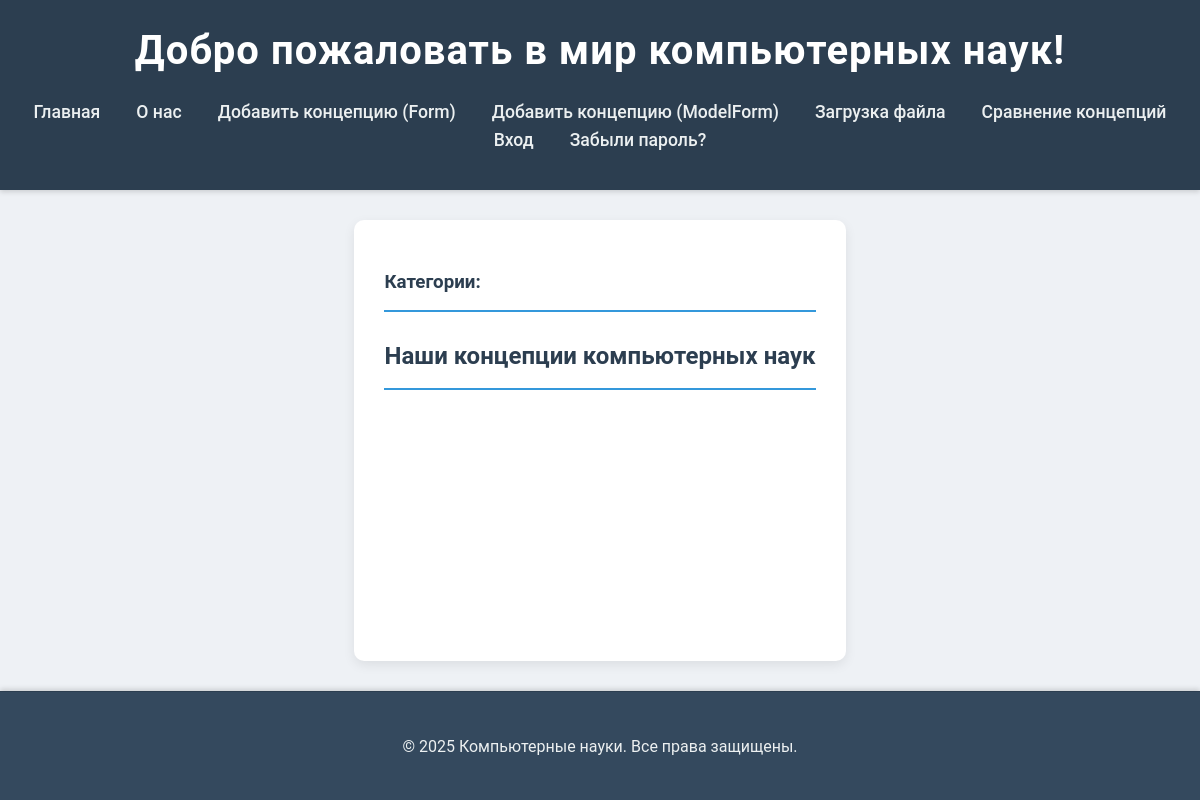
The app's page /, older data.
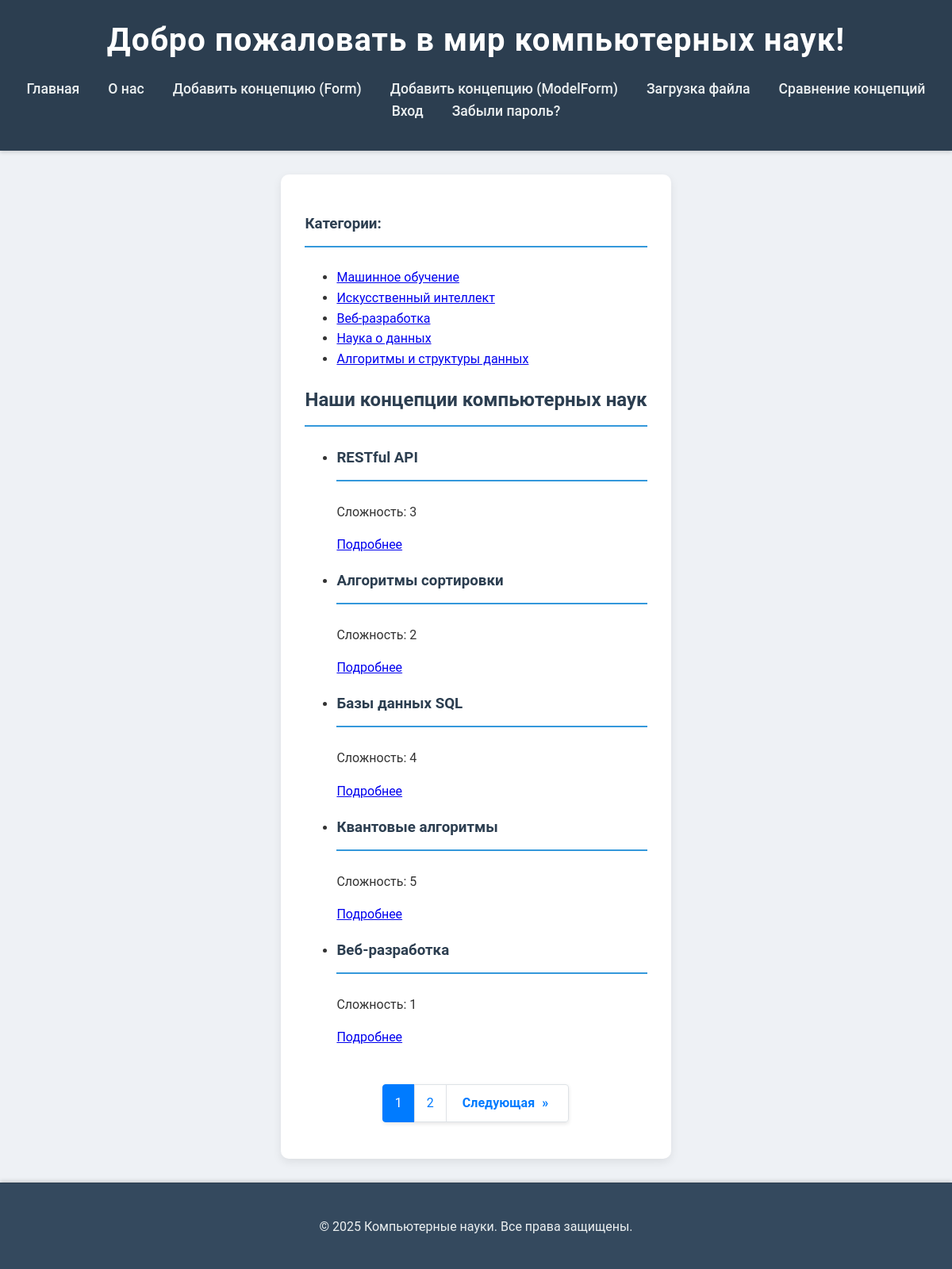
The same page, newer data.
### cs/models.py (models this page shows, shortened)
class FieldOfStudy(models.Model):
    name = models.CharField(max_length=255, verbose_name="Область науки")
    slug = models.SlugField(max_length=255, unique=True, db_index=True, verbose_name="URL")
    description = models.TextField(blank=True, verbose_name="Описание области")
    class Meta:
        verbose_name = "Область науки"
        verbose_name_plural = "Области науки"

class ComputerScienceConcept(models.Model):
    class Status(models.IntegerChoices):
        DRAFT = 0, 'Черновик'
        PUBLISHED = 1, 'Опубликовано'
    title = models.CharField(max_length=255, verbose_name="Название концепции")
    slug = models.SlugField(max_length=255, unique=True, db_index=True, verbose_name="URL")
    description = models.TextField(blank=True, verbose_name="Описание")
    difficulty = models.IntegerField(default=1, verbose_name="Сложность (от 1 до 5)") # Новое поле для сложности
    time_create = models.DateTimeField(auto_now_add=True, verbose_name="Время создания")
    time_update = models.DateTimeField(auto_now=True, verbose_name="Время обновления")
    is_published = models.BooleanField(choices=Status.choices, default=Status.DRAFT, verbose_name="Публикация")
    image = models.ImageField(upload_to='concept_images/%Y/%m/%d/', blank=True, null=True, verbose_name='Изображение')
    field_of_study = models.ForeignKey(
        FieldOfStudy,
        on_delete=models.CASCADE,
        related_name='concepts',
        verbose_name="Область науки",
        null=True,
        blank=True
    )
    objects = models.Manager()         # Стандартный менеджер
    published = PublishedManager()       # Пользовательский менеджер для опубликованных записей
    class Meta:
        permissions = [
            ('can_publish_concept', 'Может публиковать концепцию'),
        ]
        ordering = ['-time_create']
        indexes = [models.Index(fields=['-time_create'])]
        verbose_name = "Концепция компьютерных наук"
        verbose_name_plural = "Концепции компьютерных наук"
    def get_absolute_url(self):
        return reverse('cs:concept_detail', kwargs={'concept_slug': self.slug})

### cs/views.py (the view)
# urls.py: path('',              HomeView.as_view(),       name='home'),
class HomeView(DataMixin, ListView):
    model = ComputerScienceConcept
    template_name = 'cs/index.html'
    context_object_name = 'concepts'
    paginate_by = 5
    queryset = ComputerScienceConcept.published.all()
    title = 'Главная'

### cs/templatetags/cs_tags.py (called while the page is built)
@register.simple_tag()
def get_categories():
    return FieldOfStudy.objects.all() # Возвращаем все объекты FieldOfStudy

### cs/utils.py (called while the page is built)
    def get_context_data(self, *, object_list=None, **kwargs):
        context = super().get_context_data(object_list=object_list, **kwargs)
        context['menu'] = MENU
        if self.title:
            context['title'] = self.title
        paginator = context.get('paginator')
        page_obj = context.get('page_obj')
        if paginator and page_obj:
            total = paginator.num_pages
            current = page_obj.number
            window = 2
            start = max(current - window, 1)
            end   = min(current + window, total)
            context['page_range'] = range(start, end + 1)
        return context

### cs/templates/cs/index.html (shortened to what this page needs)
{% extends 'cs/base.html' %}
{% block heading %}Добро пожаловать в мир компьютерных наук!{% endblock %}
{% block content %}
  <h2>Наши концепции компьютерных наук</h2>
  <ul class="list-articles">
    {% for concept in concepts %}
      <li>
        <h3>{{ concept.title }}</h3>
        <p>Сложность: {{ concept.difficulty }}</p>
        <a href="{{ concept.get_absolute_url }}">Подробнее</a>
      </li>
    {% endfor %}
  </ul>
  {% if page_obj.has_other_pages %}
    <div class="pagination-wrapper">
        <nav aria-label="Постраничная навигация">
            <ul class="pagination">
                {% for num in page_range %}
                    {% if num == page_obj.number %}
                        <li class="page-item active" aria-current="page">
                            <span class="page-link">{{ num }}</span>
                        </li>
                    {% else %}
                        <li class="page-item">
                            <a class="page-link" href="?page={{ num }}">{{ num }}</a>
                        </li>
                    {% endif %}
                {% endfor %}
                {% if page_obj.has_next %}
                    <li class="page-item">
                        <a class="page-link prev-next" href="?page={{ page_obj.next_page_number }}" aria-label="Следующая">
                            Следующая <span aria-hidden="true">&raquo;</span>
                        </a>
                    </li>
                {% endif %}
            </ul>
        </nav>
    </div>
    {% endif %}
{% endblock %}

### cs/templates/cs/base.html (shortened to what this page needs)
{% load static %}
{% load cs_tags %}
<!DOCTYPE html>
<html lang="ru">
<head>
  <link rel="stylesheet" href="{% static 'cs/css/styles.css' %}">
</head>
<body>
  <header>
    <h1>{% block heading %}Компьютерные науки{% endblock %}</h1>
    <nav>
      <ul>
        <li><a href="{% url 'cs:home' %}">Главная</a></li>
        <li><a href="{% url 'cs:about' %}">О нас</a></li>
        <li><a href="{% url 'cs:add_concept_custom' %}">Добавить концепцию (Form)</a></li>
        <li><a href="{% url 'cs:add_concept_model' %}">Добавить концепцию (ModelForm)</a></li>
        <li><a href="{% url 'cs:upload_file' %}">Загрузка файла</a></li>
        <li><a href="{% url 'cs:compare' %}">Сравнение концепций</a></li>
        {% if user.is_authenticated %}
          <li><a href="{% url 'users:profile' %}">Профиль</a></li>
          <li><a href="{% url 'users:logout' %}">Выход</a></li>
        {% else %}
          <li><a href="{% url 'users:login' %}">Вход</a></li>
          <li><a href="{% url 'users:password_reset' %}">Забыли пароль?</a></li>
        {% endif %}
      </ul>
    </nav>
  </header>
  <div class="container">
    <div class="categories my-3">
      <h3>Категории:</h3>
      {% get_categories as cats %}
      <ul>
        {% for cat in cats %}
          <li><a href="{% url 'cs:field_of_study_detail' field_of_study_slug=cat.slug %}">{{ cat.name }}</a></li>
        {% endfor %}
      </ul>
    </div>
    <main>
      {% block content %}{% endblock %}
    </main>
  </div>
  <footer>
    <p>&copy; 2025 Компьютерные науки. Все права защищены.</p>
  </footer>
</body>
</html>

### cs/static/cs/css/styles.css (style rules this page uses)
html, body { height: 100%; margin: 0; }
body { font-family: 'Roboto', 'Segoe UI', Tahoma, Geneva, Verdana, sans-serif; line-height: 1.6; color: #333; background-color: #eef1f5; display: flex; flex-direction: column; }
.container { max-width: 1200px; margin: 30px auto; padding: 30px; background-color: #fff; border-radius: 10px; box-shadow: 0 4px 12px rgba(0, 0, 0, 0.08); flex-grow: 1; }
header { background-color: #2c3e50; color: #fff; padding: 1.2rem 0; text-align: center; box-shadow: 0 2px 5px rgba(0, 0, 0, 0.15); }
header h1 { margin: 0; font-size: 2.5em; letter-spacing: 1px; }
header nav ul { list-style-type: none; padding: 0; margin-top: 15px; display: flex; justify-content: center; flex-wrap: wrap; }
header nav ul li { margin: 0 18px; }
header nav ul li a { color: #ecf0f1; text-decoration: none; font-weight: 500; font-size: 1.1em; transition: color 0.3s ease, transform 0.2s ease; }
h2, h3 { color: #2c3e50; border-bottom: 2px solid #3498db; padding-bottom: 12px; margin-bottom: 25px; font-weight: 600; }
p { margin-bottom: 15px; line-height: 1.7; }
footer { margin-top: auto; text-align: center; color: #7f8c8d; padding: 25px; background-color: #34495e; border-top: 1px solid #2c3e50; border-radius: 0; color: #ecf0f1; box-shadow: 0 -2px 5px rgba(0, 0, 0, 0.15); }
.pagination-wrapper { margin-top: 30px; text-align: center; }
.pagination { display: inline-flex; list-style: none; padding: 0; border-radius: 0.25rem; box-shadow: 0 2px 5px rgba(0,0,0,0.1); }
.page-item { margin: 0; }
.page-link { display: block; padding: 10px 15px; color: #007bff; text-decoration: none; border: 1px solid #dee2e6; margin-left: -1px; transition: all 0.3s ease; }
.page-item:first-child .page-link { border-top-left-radius: 0.25rem; border-bottom-left-radius: 0.25rem; }
.page-item:last-child .page-link { border-top-right-radius: 0.25rem; border-bottom-right-radius: 0.25rem; }
.page-item.active .page-link { z-index: 1; color: #fff; background-color: #007bff; border-color: #007bff; }
.page-link.prev-next { font-weight: bold; padding: 10px 20px; }
.page-link.prev-next span { margin: 0 5px; }

Row changes from the older to the newer data that the page shows:
added FieldOfStudy: name "Машинное обучение"
added FieldOfStudy: name "Искусственный интеллект"
added FieldOfStudy: name "Веб-разработка"
added FieldOfStudy: name "Наука о данных"
added FieldOfStudy: name "Алгоритмы и структуры данных"
added ComputerScienceConcept: title "RESTful API", difficulty "3"
added ComputerScienceConcept: title "Алгоритмы сортировки", difficulty "2"
added ComputerScienceConcept: title "Базы данных SQL", difficulty "4"
added ComputerScienceConcept: title "Квантовые алгоритмы", difficulty "5"
added ComputerScienceConcept: title "Веб-разработка", difficulty "1"
Text that changed along with them:
new list line: "1"
new list line: "2"
text now shown: "Следующая »"
